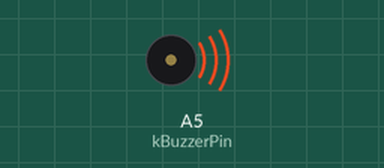
Recording of a sketch running on a simulated Arduino Uno, built with avr-gcc and run on an emulated ATmega328P. On the bench: buzzer (waves = sounding).

Above: at 0.1 s.
At 16.8 s:
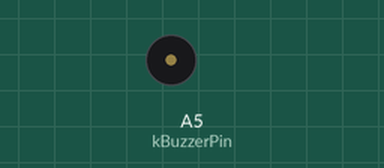
Timing chart, 0 to 18.3 s (numbered marks = the images above):
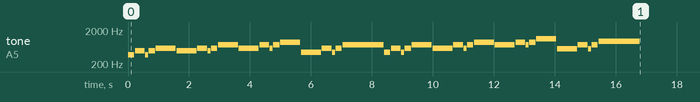

The sketch:

Buzzer.ino
```cpp
// Buzzer Prototype

#include "SongDefinitions.h"

const int kBuzzerPin = A5;

buzzer::Song mySong(0, kBuzzerPin);

void setup()
{
    Serial.begin(9600);
    buzzer::Valkyries(mySong);
}

bool ran = false;

void loop()
{
    mySong.Update();

    if (!ran)
    {
        mySong.Start();
        ran = true;
    }
}
```

Frequencies.h
```cpp
namespace buzzer
{
/*
    #define kC0 16
    #define kC0Sharp 17
    #define kD0 18
    #define kD0Sharp 19
    #define kE0 21
    #define kF0 22
    #define kF0Sharp 23
    #define kG0 25
    #define kG0Sharp 26
    #define kA0 28
    #define kA0Sharp 29
    #define kB0 31

    #define kC1 33
    #define kC1Sharp 35
    #define kD1 37
    #define kD1Sharp 39
    #define kE1 41
    #define kF1 44
    #define kF1Sharp 46
    #define kG1 49
    #define kG1Sharp 52
    #define kA1 55
    #define kA1Sharp 58
    #define kB1 62

    #define kC2 65
    #define kC2Sharp 69
    #define kD2 73
    #define kD2Sharp 78
    #define kE2 82
    #define kF2 87
    #define kF2Sharp 93
    #define kG2 98
    #define kG2Sharp 104
    #define kA2 110
    #define kA2Sharp 117
    #define kB2 123
    */

    #define kC3 131
    #define kC3Sharp 139
    #define kD3 147
    #define kD3Sharp 156
    #define kE3 165
    #define kF3 175
    #define kF3Sharp 185
    #define kG3 196
    #define kG3Sharp 208
    #define kA3 220
    #define kA3Sharp 233
    #define kB3 247

    #define kC4 262
    #define kC4Sharp 277
    #define kD4 294
    #define kD4Sharp 311
    #define kE4 330
    #define kF4 349
    #define kF4Sharp 370
    #define kG4 392
    #define kG4Sharp 415
    #define kA4 440
    #define kA4Sharp 466
    #define kB4 494

    #define kC5 523
    #define kC5Sharp 554
    #define kD5 587
    #define kD5Sharp 622
    #define kE5 659
    #define kF5 698
    #define kF5Sharp 740
    #define kG5 784
    #define kG5Sharp 831
    #define kA5 880
    #define kA5Sharp 932
    #define kB5 988

    #define kC6 1047
    #define kC6Sharp 1109
    #define kD6 1175
    #define kD6Sharp 1245
    #define kE6 1319
    #define kF6 1397
    #define kF6Sharp 1480
    #define kG6 1567
    #define kG6Sharp 1661
    #define kA6 1760
    #define kA6Sharp 1865
    #define kB6 1976
/*
    #define kC7 2093
    #define kC7Sharp 2217
    #define kD7 2349
    #define kD7Sharp 2489
    #define kE7 2637
    #define kF7 2794
    #define kF7Sharp 2960
    #define kG7 3136
    #define kG7Sharp 3322
    #define kA7 3520
    #define kA7Sharp 3729
    #define kB7 3951

    #define kC8 4186
    #define kC8Sharp 4435
    #define kD8 4699
    #define kD8Sharp 4978
    #define kE8 5274
    #define kF8 5588
    #define kF8Sharp 5920
    #define kG8 6272
    #define kG8Sharp 6645
    #define kA8 7040
    #define kA8Sharp 7459
    #define kB8 7902
    */
}
```

Song.cpp
```cpp
#include "Song.h"

namespace buzzer
{
    Song::Song(int tempo, int pin) : tempo(tempo), playing(false), buzzer_pin(pin), total_notes(0), array_position(0)
    {
        pinMode(buzzer_pin, OUTPUT);
    }

    void Song::AddNote(int frequency, int value)
    {
        frequencies[array_position] = frequency;
        times[array_position] = (value * (60 / (float)tempo));
        array_position++;
        total_notes++;
    }

    void Song::SetTempo(int tempo)
    {
        this->tempo = tempo;
    }

    void Song::Reset()
    {
        array_position = 0;
        total_notes = 0;
    }

    void Song::Start()
    {
        playing = true;
        current_note = 0;
        note_started = millis();
        tone(buzzer_pin, frequencies[current_note]);
    }

    void Song::Stop()
    {
        playing = false;
        current_note = 0;
        noTone(buzzer_pin);
    }

    void Song::Pause()
    {
        playing = false;
        noTone(buzzer_pin);
    }

    void Song::Update()
    {
        if (playing)
        {
            long time_remaining = times[current_note] - (millis() - note_started);

            if (time_remaining <= 20)
            {
                noTone(buzzer_pin);
            }

            if (time_remaining <= 0)
            {
                current_note++;
                if (current_note > total_notes)
                {
                    Stop();
                    return;
                }
                tone(buzzer_pin, frequencies[current_note]);
                note_started = millis();
            }
        }
    }
}
```

Song.h
```cpp
#include "Arduino.h"
#include "Frequencies.h"

#define kMaxNotes 64

#define kSixteenthTriplet 167
#define kSixteenth 250
#define kEighthTriplet 333
#define kDottedSixteenght 375
#define kEighth 500
#define kQuarterTriplet 667
#define kDottedEighth 750
#define kQuarter 1000
#define kHalfTriplet 1333
#define kDottedQuarter 1500
#define kHalf 2000
#define kWholeTriplet 2667
#define kDottedHalf 3000
#define kWhole 4000

namespace buzzer
{
    class Song
    {
    public:
        explicit Song(int tempo, int pin);

        void AddNote(int frequency, int value);
        void SetTempo(int tempo);
        void Reset();

        void Start();
        void Stop();
        void Pause();

        void Update();

    private:
        bool playing;
        int array_position;
        unsigned long previous_time;
        int buzzer_pin;
        int tempo;
        unsigned long note_started;
        int current_note;
        int total_notes;
        uint16_t frequencies[kMaxNotes];
        uint16_t times[kMaxNotes];
    };
}
```

SongDefinitions.h
```cpp
#include "Song.h"

namespace buzzer
{
/*
    void MaryHadALittleLamb(Song& song)
    {
        song.Reset();
        song.SetTempo(120);

        song.AddNote(kE4, kQuarter);
        song.AddNote(kD4, kQuarter);
        song.AddNote(kC4, kQuarter);
        song.AddNote(kD4, kQuarter);

        song.AddNote(kE4, kQuarter);
        song.AddNote(kE4, kQuarter);
        song.AddNote(kE4, kHalf);

        song.AddNote(kD4, kQuarter);
        song.AddNote(kD4, kQuarter);
        song.AddNote(kD4, kHalf);

        song.AddNote(kE4, kQuarter);
        song.AddNote(kG4, kQuarter);
        song.AddNote(kG4, kHalf);

        song.AddNote(kE4, kQuarter);
        song.AddNote(kD4, kQuarter);
        song.AddNote(kC4, kQuarter);
        song.AddNote(kD4, kQuarter);

        song.AddNote(kE4, kQuarter);
        song.AddNote(kE4, kQuarter);
        song.AddNote(kE4, kQuarter);
        song.AddNote(kE4, kQuarter);

        song.AddNote(kD4, kQuarter);
        song.AddNote(kD4, kQuarter);
        song.AddNote(kE4, kQuarter);
        song.AddNote(kD4, kQuarter);

        song.AddNote(kC4, kWhole);
    }

    void StarWars(Song& song)
    {
        song.Reset();
        song.SetTempo(132);

        song.AddNote(kD4, kEighthTriplet);
        song.AddNote(kD4, kEighthTriplet);
        song.AddNote(kD4, kEighthTriplet);

        song.AddNote(kG4, kHalf);
        song.AddNote(kD5, kHalf);

        song.AddNote(kC5, kEighthTriplet);
        song.AddNote(kB4, kEighthTriplet);
        song.AddNote(kA4, kEighthTriplet);

        song.AddNote(kG5, kHalf);
        song.AddNote(kD5, kQuarter);

        song.AddNote(kC5, kEighthTriplet);
        song.AddNote(kB4, kEighthTriplet);
        song.AddNote(kA4, kEighthTriplet);

        song.AddNote(kG5, kHalf);
        song.AddNote(kD5, kQuarter);

        song.AddNote(kC5, kEighthTriplet);
        song.AddNote(kB4, kEighthTriplet);
        song.AddNote(kC5, kEighthTriplet);

        song.AddNote(kA4, kHalf);

        song.AddNote(kD4, kEighthTriplet);
        song.AddNote(kD4, kEighthTriplet);
        song.AddNote(kD4, kEighthTriplet);

        song.AddNote(kG4, kHalf);
        song.AddNote(kD5, kHalf);

        song.AddNote(kC5, kEighthTriplet);
        song.AddNote(kB4, kEighthTriplet);
        song.AddNote(kA4, kEighthTriplet);

        song.AddNote(kG5, kHalf);
        song.AddNote(kD5, kQuarter);

        song.AddNote(kC5, kEighthTriplet);
        song.AddNote(kB4, kEighthTriplet);
        song.AddNote(kA4, kEighthTriplet);

        song.AddNote(kG5, kHalf);
        song.AddNote(kD5, kQuarter);

        song.AddNote(kC5, kEighthTriplet);
        song.AddNote(kB4, kEighthTriplet);
        song.AddNote(kC5, kEighthTriplet);

        song.AddNote(kA4, kHalf);

        song.AddNote(kD4, kDottedEighth);
        song.AddNote(kD4, kSixteenth);

        song.AddNote(kE4, kDottedQuarter);
        song.AddNote(kE4, kEighth);

        song.AddNote(kC5, kEighth);
        song.AddNote(kB4, kEighth);
        song.AddNote(kA4, kEighth);
        song.AddNote(kG4, kEighth);

        song.AddNote(kG4, kEighthTriplet);
        song.AddNote(kA4, kEighthTriplet);
        song.AddNote(kB4, kEighthTriplet);

        song.AddNote(kA4, kDottedEighth);
        song.AddNote(kE4, kSixteenth);
        song.AddNote(kF4Sharp, kQuarter);

        song.AddNote(kD4, kDottedEighth);
        song.AddNote(kD4, kSixteenth);

        song.AddNote(kE4, kDottedQuarter);
        song.AddNote(kE4, kEighth);

        song.AddNote(kC5, kEighth);
        song.AddNote(kB4, kEighth);
        song.AddNote(kA4, kEighth);
        song.AddNote(kG4, kEighth);

        song.AddNote(kD5, kDottedEighth);

        song.AddNote(kA4, kSixteenth);
        song.AddNote(kA4, kHalf);

        // Octave up
        song.AddNote(kD5, kDottedEighth);
        song.AddNote(kD5, kSixteenth);

        song.AddNote(kE5, kDottedQuarter);
        song.AddNote(kE5, kEighth);

        song.AddNote(kC6, kEighth);
        song.AddNote(kB5, kEighth);
        song.AddNote(kA5, kEighth);
        song.AddNote(kG5, kEighth);

        song.AddNote(kG5, kEighthTriplet);
        song.AddNote(kA5, kEighthTriplet);
        song.AddNote(kB5, kEighthTriplet);

        song.AddNote(kA5, kDottedEighth);
        song.AddNote(kE5, kSixteenth);
        song.AddNote(kF5Sharp, kQuarter);

        song.AddNote(kD5, kDottedEighth);
        song.AddNote(kD5, kSixteenth);

        // Descent
        song.AddNote(kG5, kDottedEighth);
        song.AddNote(kF5, kSixteenth);
        song.AddNote(kD5Sharp, kDottedEighth);
        song.AddNote(kD5, kSixteenth);
        song.AddNote(kC4, kDottedEighth);
        song.AddNote(kA4Sharp, kSixteenth);
        song.AddNote(kA4, kDottedEighth);
        song.AddNote(kG4, kSixteenth);

        song.AddNote(kD5, kDottedHalf);
    }
    */

    void Valkyries(Song& song)
    {
        song.Reset();
        song.SetTempo(132);

        song.AddNote(kF4Sharp, kEighth);

        song.AddNote(kB4, kDottedEighth);
        song.AddNote(kF4Sharp, kSixteenth);
        song.AddNote(kB4, kEighth);

        song.AddNote(kD5, kDottedQuarter);
        song.AddNote(kB4, kDottedQuarter);

        song.AddNote(kD5, kDottedEighth);
        song.AddNote(kB4, kSixteenth);
        song.AddNote(kD5, kEighth);

        song.AddNote(kF5Sharp, kDottedQuarter);
        song.AddNote(kD5, kDottedQuarter);

        song.AddNote(kF5Sharp, kDottedEighth);
        song.AddNote(kD5, kSixteenth);
        song.AddNote(kF5Sharp, kEighth);

        song.AddNote(kA5, kDottedQuarter);
        song.AddNote(kA4, kDottedQuarter);

        song.AddNote(kD5, kDottedEighth);
        song.AddNote(kA4, kSixteenth);
        song.AddNote(kD5, kEighth);

        song.AddNote(kF5Sharp, kDottedHalf);

        // Repeat
        song.AddNote(kA4, kEighth);

        song.AddNote(kD5, kDottedEighth);
        song.AddNote(kA4, kSixteenth);
        song.AddNote(kD5, kEighth);

        song.AddNote(kF5Sharp, kDottedQuarter);
        song.AddNote(kD5, kDottedQuarter);

        song.AddNote(kF5Sharp, kDottedEighth);
        song.AddNote(kD5, kSixteenth);
        song.AddNote(kF5Sharp, kEighth);

        song.AddNote(kA5, kDottedQuarter);
        song.AddNote(kF5Sharp, kDottedQuarter);

        song.AddNote(kA5, kDottedEighth);
        song.AddNote(kF5Sharp, kSixteenth);
        song.AddNote(kA5, kEighth);

        song.AddNote(kC6Sharp, kDottedQuarter);
        song.AddNote(kC5Sharp, kDottedQuarter);

        song.AddNote(kF5Sharp, kDottedEighth);
        song.AddNote(kC5Sharp, kSixteenth);
        song.AddNote(kF5Sharp, kEighth);

        song.AddNote(kA5Sharp, kDottedHalf);
    }
    /*

    void SongOfTime(Song& song)
    {
        song.Reset();
        song.SetTempo(120);

        song.AddNote(kA4, kQuarter);
        song.AddNote(kD4, kHalf);

        song.AddNote(kF4, kQuarter);
        song.AddNote(kA4, kQuarter);
        song.AddNote(kD4, kHalf);

        song.AddNote(kF4, kQuarter);
        song.AddNote(kA4, kEighth);
        song.AddNote(kC5, kEighth);
        song.AddNote(kB4, kQuarter);

        song.AddNote(kG4, kQuarter);
        song.AddNote(kF4, kEighth);
        song.AddNote(kG4, kEighth);
        song.AddNote(kA4, kQuarter);

        song.AddNote(kD4, kQuarter);
        song.AddNote(kC4, kEighth);
        song.AddNote(kE4, kEighth);
        song.AddNote(kD4, kWhole);
    }

    void RouteOne(Song& song)
    {
        song.Reset();
        song.SetTempo(128);

        song.AddNote(kD5, kSixteenth);
        song.AddNote(kE5, kSixteenth);
        song.AddNote(kF5Sharp, kEighth);
        song.AddNote(kF5Sharp, kEighth);
        song.AddNote(kF5Sharp, kEighth);

        song.AddNote(kD5, kSixteenth);
        song.AddNote(kE5, kSixteenth);
        song.AddNote(kF5Sharp, kEighth);
        song.AddNote(kF5Sharp, kEighth);
        song.AddNote(kF5Sharp, kEighth);

        song.AddNote(kD5, kSixteenth);
        song.AddNote(kE5, kSixteenth);
        song.AddNote(kF5Sharp, kEighth);
        song.AddNote(kF5Sharp, kEighth);
        song.AddNote(kG5, kDottedEighth);
        song.AddNote(kF5Sharp, kSixteenth);
        song.AddNote(kE5, kDottedQuarter);

        //asdasd
        song.AddNote(kC5Sharp, kSixteenth);
        song.AddNote(kD5, kSixteenth);
        song.AddNote(kE5, kEighth);
        song.AddNote(kE5, kEighth);
        song.AddNote(kE5, kEighth);

        song.AddNote(kC5Sharp, kSixteenth);
        song.AddNote(kD5, kSixteenth);
        song.AddNote(kE5, kEighth);
        song.AddNote(kE5, kEighth);
        song.AddNote(kE5, kEighth);

        song.AddNote(kC5Sharp, kSixteenth);
        song.AddNote(kD5, kSixteenth);
        song.AddNote(kE5, kEighth);
        song.AddNote(kE5, kEighth);

        song.AddNote(kF5Sharp, kSixteenth);
        song.AddNote(kE5, kSixteenth);
        song.AddNote(kE5, kSixteenth);
        song.AddNote(kF5Sharp, kSixteenth);
        song.AddNote(kD5, kQuarter);
        song.AddNote(kF5Sharp, kEighth);

        //asdasd

        song.AddNote(kD5, kSixteenth);
        song.AddNote(kE5, kSixteenth);
        song.AddNote(kF5Sharp, kEighth);
        song.AddNote(kF5Sharp, kEighth);
        song.AddNote(kF5Sharp, kEighth);

        song.AddNote(kD5, kSixteenth);
        song.AddNote(kE5, kSixteenth);
        song.AddNote(kF5Sharp, kEighth);
        song.AddNote(kF5Sharp, kEighth);
        song.AddNote(kF5Sharp, kEighth);

        song.AddNote(kD5, kSixteenth);
        song.AddNote(kE5, kSixteenth);
        song.AddNote(kF5Sharp, kEighth);
        song.AddNote(kF5Sharp, kEighth);
        song.AddNote(kG5, kDottedEighth);
        song.AddNote(kF5Sharp, kSixteenth);
        song.AddNote(kE5, kDottedQuarter);

        // asdasd

        song.AddNote(kC5Sharp, kSixteenth);
        song.AddNote(kD5, kSixteenth);

        song.AddNote(kE5, kEighth);
        song.AddNote(kG5, kEighth);
        song.AddNote(kF5Sharp, kEighth);
        song.AddNote(kE5, kEighth);
        song.AddNote(kD5, kEighth);
        song.AddNote(kC5Sharp, kEighth);
        song.AddNote(kB4, kEighth);
        song.AddNote(kC5, kEighth);

        song.AddNote(kB5, kQuarter);

        song.AddNote(kE5, kSixteenth);
        song.AddNote(kB4, kSixteenth);
        song.AddNote(kA4, kSixteenth);
        song.AddNote(kC5Sharp, kSixteenth);

        song.AddNote(kF5Sharp, kEighth);
        song.AddNote(kA4, kEighth);
        song.AddNote(kA4, kEighth);

        // asdasd

        song.AddNote(kF5Sharp, kSixteenth);
        song.AddNote(kG5, kSixteenth);

        song.AddNote(kA5, kEighth);
        song.AddNote(kA5, kEighth);
        song.AddNote(kF5Sharp, kEighth);
        song.AddNote(kD5, kEighth);

        song.AddNote(kD6, kEighth);
        song.AddNote(kC6Sharp, kEighth);
        song.AddNote(kB6, kEighth);
        song.AddNote(kC6Sharp, kEighth);

        song.AddNote(kA5, kEighth);
        song.AddNote(kF5Sharp, kEighth);
        song.AddNote(kD5, kDottedEighth);
        song.AddNote(kF5Sharp, kSixteenth);

        song.AddNote(kE5, kDottedQuarter);

        song.AddNote(kF5Sharp, kSixteenth);
        song.AddNote(kG5, kSixteenth);

        song.AddNote(kA5, kEighth);
        song.AddNote(kA5, kEighth);
        song.AddNote(kF5Sharp, kEighth);
        song.AddNote(kA5, kEighth);

        song.AddNote(kD6, kEighth);
        song.AddNote(kC6Sharp, kEighth);
        song.AddNote(kA5, kDottedEighth);
        song.AddNote(kG5, kSixteenth);

        song.AddNote(kA5, kEighth);
        song.AddNote(kD6, kEighth);
        song.AddNote(kC6Sharp, kEighth);
        song.AddNote(kE6, kEighth);

        song.AddNote(kD6, kQuarter);
    }
    */
}
```

Measured:
- by itself, tone on A5 (kBuzzerPin): plays 370 Hz for 0.21 s, 494 Hz for 0.32 s, 370 Hz for 0.09 s, 494 Hz for 0.21 s, 587 Hz for 0.66 s, 494 Hz for 0.66 s … (40 notes in this stretch)
